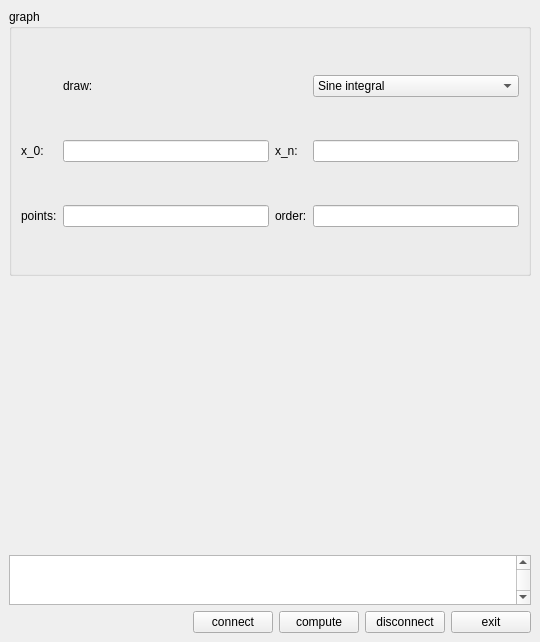
<?xml version="1.0" encoding="UTF-8"?>
<ui version="4.0">
 <class>MainWindow</class>
 <widget class="QMainWindow" name="MainWindow">
  <property name="geometry">
   <rect>
    <x>0</x>
    <y>0</y>
    <width>540</width>
    <height>642</height>
   </rect>
  </property>
  <property name="sizePolicy">
   <sizepolicy hsizetype="Maximum" vsizetype="Maximum">
    <horstretch>0</horstretch>
    <verstretch>0</verstretch>
   </sizepolicy>
  </property>
  <property name="windowTitle">
   <string>MainWindow</string>
  </property>
  <widget class="QWidget" name="centralwidget">
   <layout class="QVBoxLayout" name="verticalLayout_2">
    <item>
     <layout class="QVBoxLayout" name="verticalLayout"/>
    </item>
    <item>
     <widget class="QGroupBox" name="qGroupBox">
      <property name="sizePolicy">
       <sizepolicy hsizetype="Expanding" vsizetype="Expanding">
        <horstretch>0</horstretch>
        <verstretch>0</verstretch>
       </sizepolicy>
      </property>
      <property name="minimumSize">
       <size>
        <width>50</width>
        <height>50</height>
       </size>
      </property>
      <property name="title">
       <string>graph</string>
      </property>
      <layout class="QGridLayout" name="gridLayout">
       <item row="2" column="1">
        <widget class="QLineEdit" name="points_edit"/>
       </item>
       <item row="2" column="2">
        <widget class="QLabel" name="label_6">
         <property name="text">
          <string>order:</string>
         </property>
        </widget>
       </item>
       <item row="1" column="0">
        <widget class="QLabel" name="label_3">
         <property name="text">
          <string>x_0: </string>
         </property>
        </widget>
       </item>
       <item row="1" column="3">
        <widget class="QLineEdit" name="xn_edit"/>
       </item>
       <item row="1" column="1">
        <widget class="QLineEdit" name="xs_edit"/>
       </item>
       <item row="0" column="1">
        <widget class="QLabel" name="label_2">
         <property name="text">
          <string>draw:</string>
         </property>
        </widget>
       </item>
       <item row="2" column="3">
        <widget class="QLineEdit" name="order_edit"/>
       </item>
       <item row="1" column="2">
        <widget class="QLabel" name="label_4">
         <property name="text">
          <string>x_n: </string>
         </property>
        </widget>
       </item>
       <item row="2" column="0">
        <widget class="QLabel" name="label_5">
         <property name="text">
          <string>points:</string>
         </property>
        </widget>
       </item>
       <item row="0" column="3">
        <widget class="QComboBox" name="function_box">
         <property name="sizePolicy">
          <sizepolicy hsizetype="Preferred" vsizetype="Fixed">
           <horstretch>0</horstretch>
           <verstretch>50</verstretch>
          </sizepolicy>
         </property>
         <item>
          <property name="text">
           <string>Sine integral</string>
          </property>
         </item>
         <item>
          <property name="text">
           <string>Cosine integral</string>
          </property>
         </item>
         <item>
          <property name="text">
           <string>Bessel function</string>
          </property>
         </item>
         <item>
          <property name="text">
           <string>Fresnel integral S</string>
          </property>
         </item>
         <item>
          <property name="text">
           <string>Fresnel integral C</string>
          </property>
         </item>
        </widget>
       </item>
      </layout>
     </widget>
    </item>
    <item>
     <widget class="QCustomPlot" name="customPlot" native="true">
      <property name="sizePolicy">
       <sizepolicy hsizetype="Expanding" vsizetype="Expanding">
        <horstretch>0</horstretch>
        <verstretch>0</verstretch>
       </sizepolicy>
      </property>
     </widget>
    </item>
    <item>
     <widget class="QTextBrowser" name="log_txt_browser">
      <property name="enabled">
       <bool>true</bool>
      </property>
      <property name="sizePolicy">
       <sizepolicy hsizetype="Expanding" vsizetype="Minimum">
        <horstretch>0</horstretch>
        <verstretch>0</verstretch>
       </sizepolicy>
      </property>
      <property name="minimumSize">
       <size>
        <width>0</width>
        <height>10</height>
       </size>
      </property>
      <property name="maximumSize">
       <size>
        <width>16777215</width>
        <height>50</height>
       </size>
      </property>
      <property name="verticalScrollBarPolicy">
       <enum>Qt::ScrollBarAlwaysOn</enum>
      </property>
     </widget>
    </item>
    <item>
     <layout class="QHBoxLayout" name="horizontalLayout">
      <item>
       <spacer name="horizontalSpacer">
        <property name="orientation">
         <enum>Qt::Horizontal</enum>
        </property>
        <property name="sizeHint" stdset="0">
         <size>
          <width>40</width>
          <height>20</height>
         </size>
        </property>
       </spacer>
      </item>
      <item>
       <widget class="QPushButton" name="c_Btn">
        <property name="text">
         <string>connect</string>
        </property>
       </widget>
      </item>
      <item>
       <widget class="QPushButton" name="com_Btn">
        <property name="text">
         <string>compute</string>
        </property>
       </widget>
      </item>
      <item>
       <widget class="QPushButton" name="d_btn">
        <property name="text">
         <string>disconnect</string>
        </property>
       </widget>
      </item>
      <item>
       <widget class="QPushButton" name="e_btn">
        <property name="text">
         <string>exit</string>
        </property>
       </widget>
      </item>
     </layout>
    </item>
   </layout>
  </widget>
 </widget>
 <customwidgets>
  <customwidget>
   <class>QCustomPlot</class>
   <extends>QWidget</extends>
   <header>qcustomplot.h</header>
   <container>1</container>
  </customwidget>
 </customwidgets>
 <resources/>
 <connections/>
</ui>
